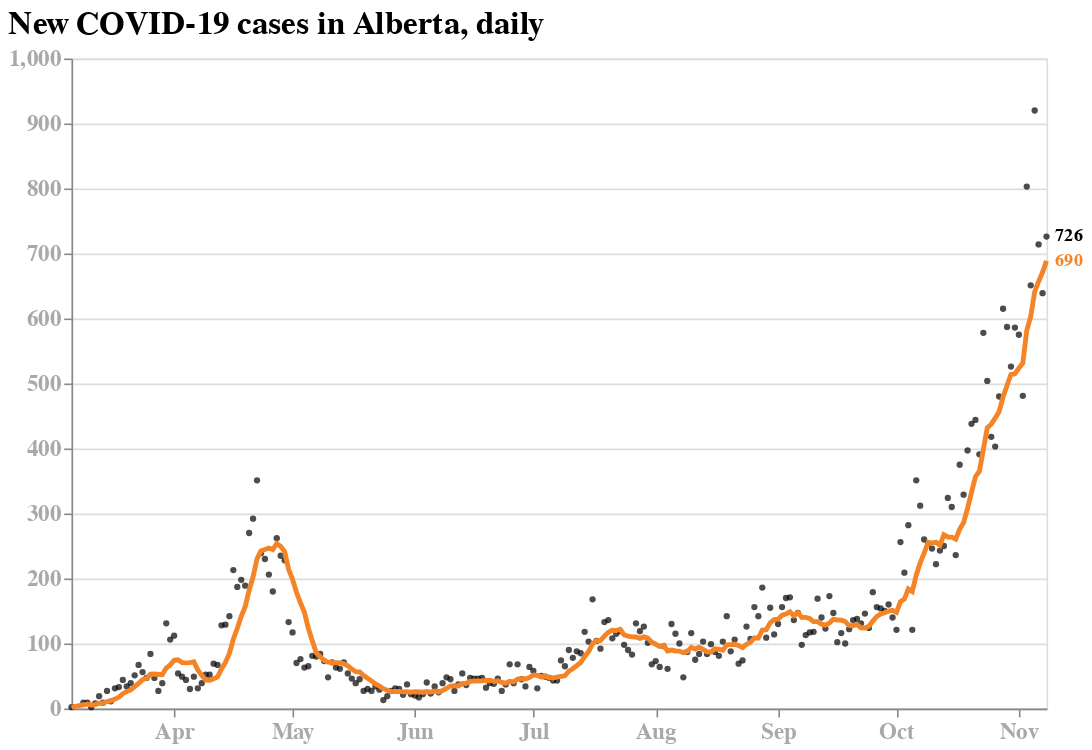

Notebook cell for this chart:
### Markdown cell above
Next, the plot of new cases. We'll do a rolling average line (calculated automagically by the plotting software) with the points in black to show the overall data. This is done by layering four elements: The `line` plot with the rolling average (7 days previous), the `points` plot which shows the scatterplot, the `pointLabel` which puts a label at the value of the maximum date (with some offset), and the `lineLabel` which puts the line value at the maixmum date. We finish up by layering the plots (adding them in the order of rendering) and then customizing the look/feel of the plot a bit.

### Code cell
line = alt.Chart(total_active[['new_daily', 'date']]).mark_circle(
    size=15, color='black'
).encode(
    x=alt.X('date:T', axis=alt.Axis(format='%b', grid=False, tickCount=6), title=None),
    y=alt.Y('new_daily:Q', title=None)
)

points = alt.Chart(total_active[['new_daily', 'date']]).mark_line(
    color=color['orange'],
    size=3
).transform_window(
    rolling_mean='mean(new_daily)',
    frame=[-7,0]
).encode(
    x=alt.X('date:T'),
    y=alt.Y('rolling_mean:Q')
)

pointLabel = alt.Chart(total_active[['new_daily', 'date']]).mark_text(
    align='left', 
    dx=5,
    fontWeight='bold'
).encode(
    alt.X('date:T', aggregate='max', title=None),
    alt.Y('new_daily:Q', aggregate={'argmax': 'date'}, title=None),
    alt.Text("new_daily:Q", aggregate={'argmax': 'date'}, title=None)
)

lineLabel = alt.Chart(total_active[['new_daily', 'date']]).mark_text(
    align='left', 
    dx=5,
    color=color['orange'],
    fontWeight='bold'
).transform_window(
    rolling_mean='mean(new_daily)',
    frame=[-7,0]
).encode(
    alt.X('date:T', aggregate='max', title=None),
    alt.Y('rolling_mean:Q', aggregate={'argmax': 'date'}, title=None),
    alt.Text("rolling_mean:Q", aggregate={'argmax': 'date'}, title=None, format=',.2r')
)

(line+points+pointLabel+lineLabel).properties(
    width=width, 
    height=height,
    title="New COVID-19 cases in Alberta, daily",
).configure_title(
    fontSize=20,
    anchor='start',
    font=font
).configure_axis(
    labelFontSize=14,
    labelColor=labelColor,
    labelFontWeight = 'bold'
)

### Figure 1 — Vega-Lite specification as saved in the notebook (floating-point values rounded to 4 significant figures; data arrays with more than 128 entries replaced by an {"elided": "..."} marker saying what was removed)
{"config": {"view": {"continuousWidth": 400, "continuousHeight": 300}, "axis": {"labelColor": "#A9A9A9", "labelFontSize": 14, "labelFontWeight": "bold"}, "title": {"anchor": "start", "font": "Raleway", "fontSize": 20}}, "layer": [{"data": {"name": "data-769963b7b4f9f92d9d8040361a9ab131"}, "mark": {"type": "circle", "color": "black", "size": 15}, "encoding": {"x": {"type": "temporal", "axis": {"format": "%b", "grid": false, "tickCount": 6}, "field": "date", "title": null}, "y": {"type": "quantitative", "field": "new_daily", "title": null}}}, {"data": {"name": "data-769963b7b4f9f92d9d8040361a9ab131"}, "mark": {"type": "line", "color": "#F58426", "size": 3}, "encoding": {"x": {"type": "temporal", "field": "date"}, "y": {"type": "quantitative", "field": "rolling_mean"}}, "transform": [{"window": [{"op": "mean", "field": "new_daily", "as": "rolling_mean"}], "frame": [-7, 0]}]}, {"data": {"name": "data-769963b7b4f9f92d9d8040361a9ab131"}, "mark": {"type": "text", "align": "left", "dx": 5, "fontWeight": "bold"}, "encoding": {"text": {"type": "quantitative", "aggregate": {"argmax": "date"}, "field": "new_daily", "title": null}, "x": {"type": "temporal", "aggregate": "max", "field": "date", "title": null}, "y": {"type": "quantitative", "aggregate": {"argmax": "date"}, "field": "new_daily", "title": null}}}, {"data": {"name": "data-769963b7b4f9f92d9d8040361a9ab131"}, "mark": {"type": "text", "align": "left", "color": "#F58426", "dx": 5, "fontWeight": "bold"}, "encoding": {"text": {"type": "quantitative", "aggregate": {"argmax": "date"}, "field": "rolling_mean", "format": ",.2r", "title": null}, "x": {"type": "temporal", "aggregate": "max", "field": "date", "title": null}, "y": {"type": "quantitative", "aggregate": {"argmax": "date"}, "field": "rolling_mean", "title": null}}, "transform": [{"window": [{"op": "mean", "field": "new_daily", "as": "rolling_mean"}], "frame": [-7, 0]}]}], "height": 400, "title": "New COVID-19 cases in Alberta, daily", "width": 600, "$schema": "https://vega.github.io/schema/vega-lite/v4.8.1.json", "datasets": {"data-769963b7b4f9f92d9d8040361a9ab131": {"elided": "246 records"}}}
